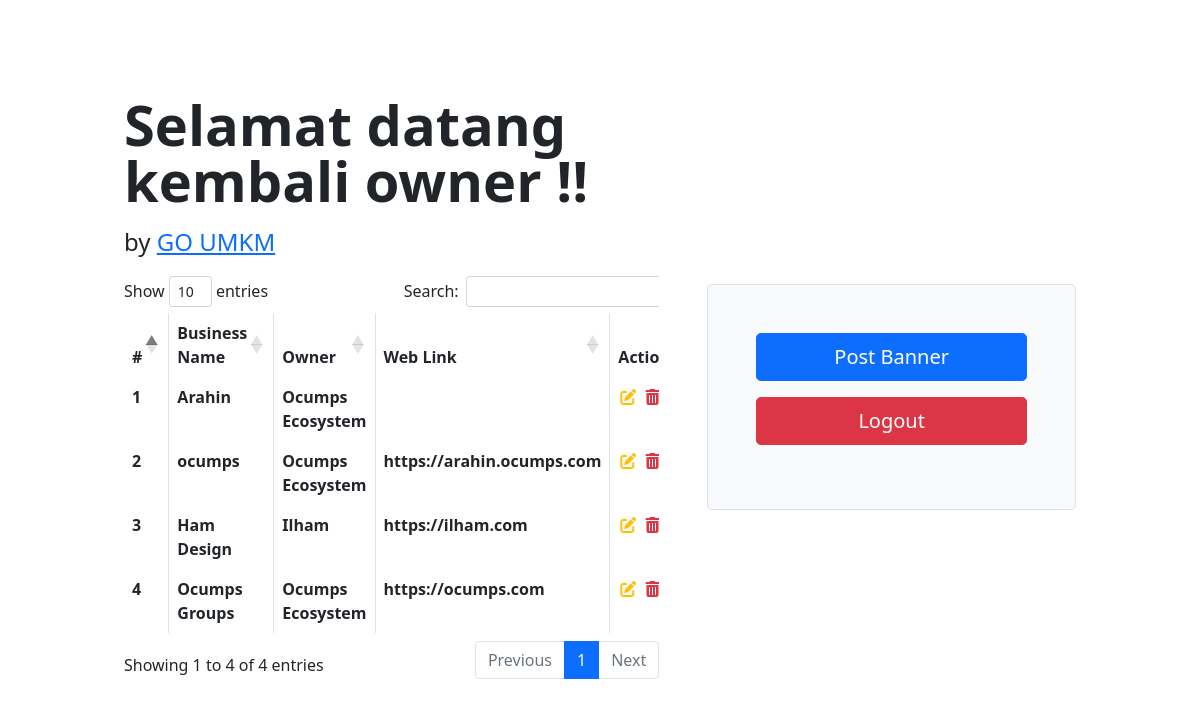
/mypost.php (signed in), run on the app's committed database.
### tables this page shows
CREATE TABLE `umkm` (
  `id` int(10) NOT NULL,
  `user_id` int(11) NOT NULL,
  `business_owner` varchar(100) NOT NULL,
  `business_name` varchar(100) NOT NULL,
  `shopee` varchar(255) DEFAULT NULL,
  `tokopedia` varchar(255) DEFAULT NULL,
  `instagram` varchar(255) DEFAULT NULL,
  `facebook` varchar(255) DEFAULT NULL,
  `img_url` varchar(255) NOT NULL,
  `created_at` date NOT NULL,
  `updated_at` date NOT NULL,
  `website` varchar(255) DEFAULT NULL
);

### backend/modul.php (called while the page is built, shortened)
<?php
$koneksi = mysqli_connect('localhost', 'root', '', 'db_umkm') or die(mysqli_error($koneksi));
function query($query)
{
    global $koneksi;
    $returnQuery = mysqli_query($koneksi, $query);
    $temp = [];
    while ($line = mysqli_fetch_assoc($returnQuery)) {
        $temp[] = $line;
    }
    return $temp;
}

### myPost.php (the view, shortened to what this page needs)
<?php
    include_once('backend/modul.php');
    if($_SESSION['idAkun'] == 1){
        $umkms = query("SELECT * FROM umkm ORDER BY created_at DESC");
    }else{
        $user_id =  $_SESSION['idAkun'];
        $umkms = query("SELECT * FROM umkm WHERE user_id = '$user_id' ORDER BY created_at DESC");
    }
?>
<!DOCTYPE html>
<html lang="en">
<head>
    <?php include_once('templates/header.php')?>
</head>
<body>
<div class="container col-xl-10 col-xxl-8 px-4 py-5">
    <div class="row align-items-center g-lg-5 py-5">
        <div class="col-lg-7 text-center text-lg-start">
            <h1 class="display-4 fw-bold lh-1 mb-3">Selamat datang kembali owner !!</h1>
            <p class="col-lg-10 fs-4">by <a target="_blank" href="https://www.ocumps.com/">GO UMKM</a></p>
            <div class="table-responsive mb-3">
                <table class="table table-bordered" id="dataTable" width="100%" cellspacing="0">
                    <thead>
                        <tr>
                            <th>#</th>
                            <th>Business Name</th>
                            <th>Owner</th>
                            <th>Web Link</th>
                            <th>Action</th>
                        </tr>
                    </thead>
                    <tbody>
                        <?php $i = 1; foreach($umkms as $umkm) : ?>
                        <tr>
                            <th><?= $i++?></th>
                            <th><?= $umkm['business_name'] ?></th>
                            <th><?= $umkm['business_owner'] ?></th>
                            <th><?= $umkm['website'] ?></th>
                            <th>
                                <a href="updatePost.php?id=<?= $umkm['id']?>" class=""><i class="fas fa-fw fa-edit text-warning"></i></a>
                                <a href="deletePost.php?id=<?= $umkm['id']?>&filename=<?=$umkm['img_url']?>" class="" onclick="return confirm('Delete this promotion ?');"><i class="fas fa-fw fa-trash-alt text-danger"></i></a>
                            </th>
                        </tr>
                        <?php endforeach;?>
                    </tbody>
                </table>
            </div>
        </div>
        <div class="col-md-10 mx-auto col-lg-5">
            <div class="p-4 p-md-5 border rounded-3 bg-light">
                <div class="form-floating mb-3">
                    <a href="#" class="w-100 btn btn-lg btn-primary" data-bs-toggle="modal" data-bs-target="#postBanner">Post Banner</a>
                </div>
                <div class="form-floating mb-3">
                    <a href="logout.php" class="w-100 btn btn-lg btn-danger">Logout</a>
                </div>
            </div>
        </div>
    </div>
</div>
</body>
</html>

### templates/header.php (shortened to what this page needs)
<link href="https://cdn.jsdelivr.net/npm/bootstrap@5.0.2/dist/css/bootstrap.min.css" rel="stylesheet">
<link rel="stylesheet" href="public/assets/css/navbar.css">
<link rel="stylesheet" href="public/assets/css/body.css">
<link rel="stylesheet" href="public/assets/css/responsive.css">
<link rel="stylesheet" href="https://cdnjs.cloudflare.com/ajax/libs/animate.css/3.5.1/animate.min.css">
<link rel="stylesheet" href="https://cdnjs.cloudflare.com/ajax/libs/font-awesome/6.0.0-beta3/css/all.min.css">
<link href="public/assets/datatables/dataTables.bootstrap4.min.css" rel="stylesheet">

### data on the page
umkm: business_name "Arahin", business_owner "Ocumps Ecosystem"
umkm: business_name "ocumps", business_owner "Ocumps Ecosystem", website "https://arahin.ocumps.com"
umkm: business_name "Ham Design", business_owner "Ilham", website "https://ilham.com"
umkm: business_name "Ocumps Groups", business_owner "Ocumps Ecosystem", website "https://ocumps.com"
